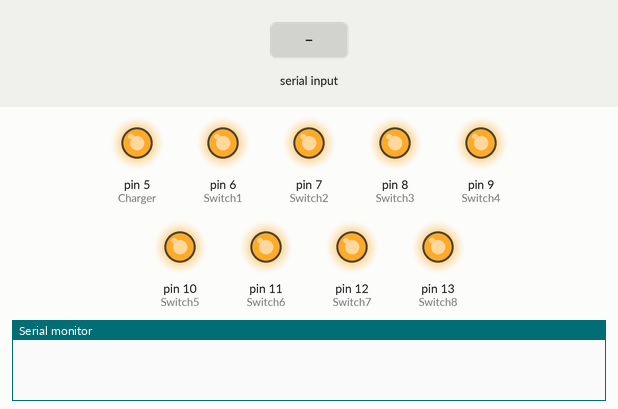
Simulated run of this sketch. Board: Arduino Uno, built with avr-gcc and run on an emulated ATmega328P. Shown: output pins drawn as LEDs (lit = HIGH), the last lines printed to the serial monitor. Inputs (shaded band) come from the test bench.

Above: at 1.2 s.
1.3 s: "A" received over Serial
At 1.8 s:
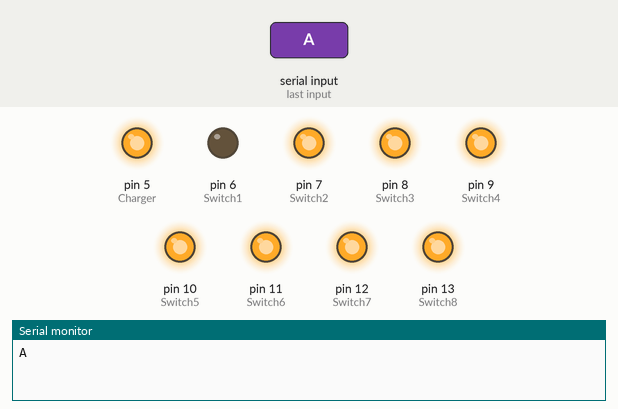
2.8 s: "B" received over Serial
At 4.0 s:
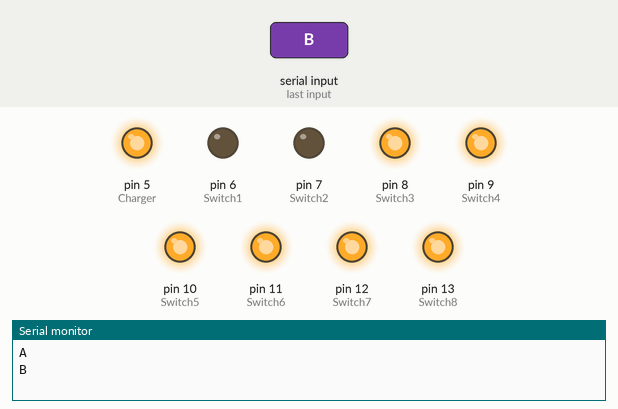
4.3 s: "a" received over Serial
At 5.3 s:
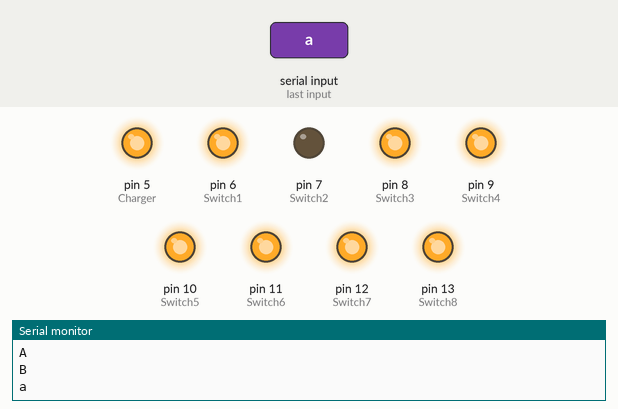
5.8 s: "C" received over Serial
At 6.4 s:
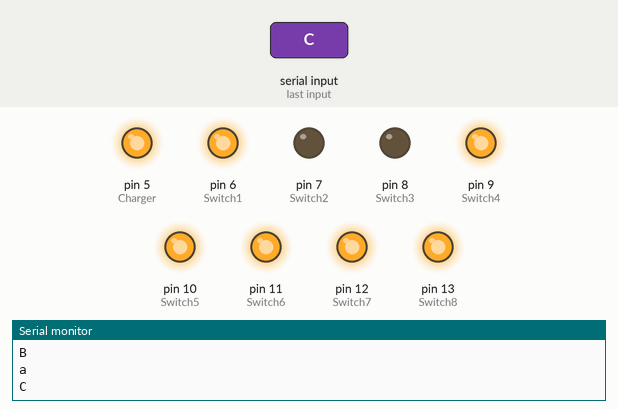
7.3 s: "b" received over Serial
At 8.5 s:
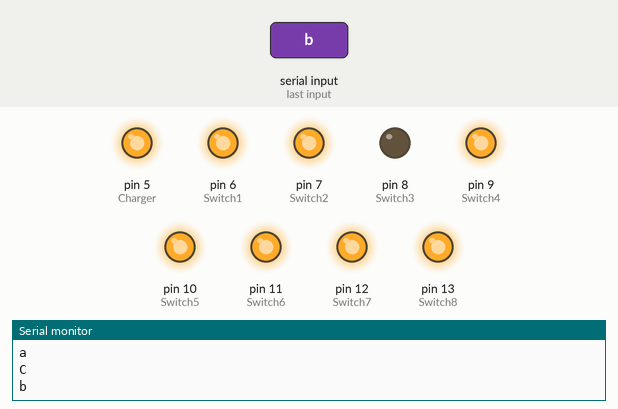
8.8 s: "D" received over Serial
At 9.9 s:
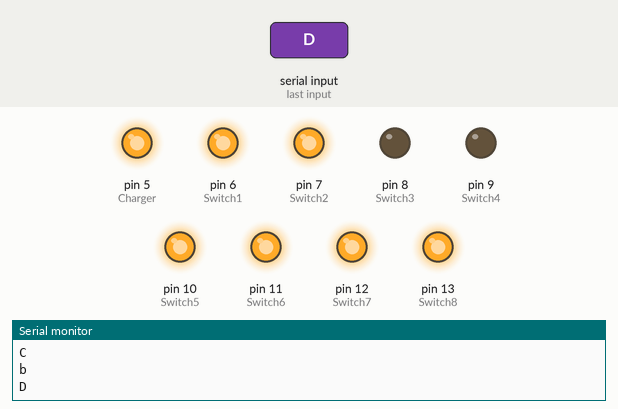
Timing chart, 0 to 11.3 s (numbered marks = the images above; inputs shaded):
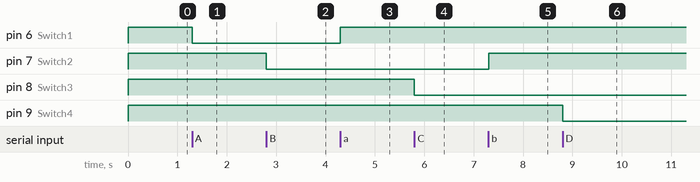

Measured:
- after the input at 1.3 s, pin 6 (Switch1): HIGH → LOW at once
- after the input at 2.8 s, pin 7 (Switch2): HIGH → LOW at once
- after the input at 4.3 s, pin 6 (Switch1): LOW → HIGH at once
- after the input at 5.8 s, pin 8 (Switch3): HIGH → LOW at once
- after the input at 7.3 s, pin 7 (Switch2): LOW → HIGH at once
- after the input at 8.8 s, pin 9 (Switch4): HIGH → LOW at once

The sketch:

Home_Appliance_Program.ino
```cpp
String inputs;
int Switch1=6;
int Switch2=7;         //Hemakoti Bonthada//
int Switch3=8;
int Switch4=9;
int Switch5=10;
int Switch6=11;
int Switch7=12;
int Switch8=13;
int Charger=5;

void setup()
{
Serial.begin(9600);
pinMode(Switch1, OUTPUT);
pinMode(Switch2, OUTPUT);
pinMode(Switch3, OUTPUT);
pinMode(Switch4, OUTPUT);
pinMode(Switch5, OUTPUT);
pinMode(Switch6, OUTPUT);
pinMode(Switch7, OUTPUT);
pinMode(Switch8, OUTPUT);
pinMode(Charger, OUTPUT);
digitalWrite(Switch1, HIGH);
digitalWrite(Switch2, HIGH);
digitalWrite(Switch3, HIGH);
digitalWrite(Switch4, HIGH);
digitalWrite(Switch5, HIGH);
digitalWrite(Switch6, HIGH);
digitalWrite(Switch7, HIGH);
digitalWrite(Switch8, HIGH);
digitalWrite(Charger, HIGH);
}
void loop()
  {
while(Serial.available())
{
char c = Serial.read();
if (c == '#'){
break;
}
inputs += c;
}
if (inputs.length() >0)
{
Serial.println(inputs);

if(inputs == "a")
{
digitalWrite(Switch1, HIGH);
}
else if(inputs == "A")
{
digitalWrite(Switch1, LOW);
}
else if(inputs == "b")
{
digitalWrite(Switch2, HIGH);
}
else if(inputs == "B")
{
digitalWrite(Switch2, LOW);
}
else if(inputs == "c")
{
digitalWrite(Switch3, HIGH);
}
else if(inputs == "C")
{
digitalWrite(Switch3, LOW);
}
else if(inputs == "d")
{
digitalWrite(Switch4, HIGH);
}
else if(inputs == "D")
{
digitalWrite(Switch4, LOW);
}
else if(inputs == "e")
{
digitalWrite(Switch5, HIGH);
}
else if(inputs == "E")
{
digitalWrite(Switch5, LOW);
}
else if(inputs == "f")
{
digitalWrite(Switch6, HIGH);
}
else if(inputs == "F")
{
digitalWrite(Switch6, LOW);
}
else if(inputs == "g")
{
digitalWrite(Switch7, HIGH);
}
else if(inputs == "G")
{
digitalWrite(Switch7, LOW);
}
else if(inputs == "h")
{
digitalWrite(Switch8, HIGH);
}
else if(inputs == "H")
{
digitalWrite(Switch8, LOW);
}
}
inputs="";
}
/*Guys If You Have Any Doubt About This Than Mail Me: Hemakotibonthada@gmail.com*/
```
